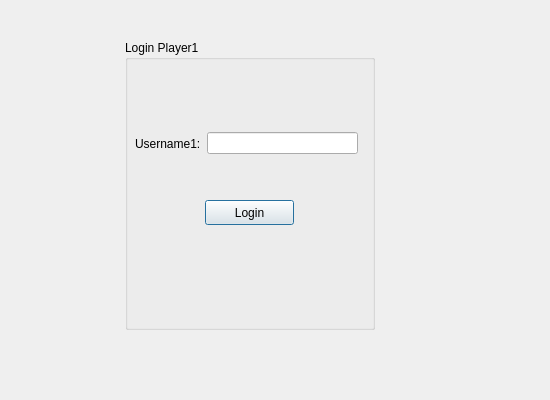
<?xml version="1.0" encoding="UTF-8"?>
<ui version="4.0">
 <class>SecondWindow</class>
 <widget class="QDialog" name="SecondWindow">
  <property name="geometry">
   <rect>
    <x>0</x>
    <y>0</y>
    <width>550</width>
    <height>400</height>
   </rect>
  </property>
  <property name="windowTitle">
   <string>Login Window</string>
  </property>
  <widget class="QGroupBox" name="groupBox">
   <property name="geometry">
    <rect>
     <x>125</x>
     <y>40</y>
     <width>250</width>
     <height>290</height>
    </rect>
   </property>
   <property name="title">
    <string>Login Player1</string>
   </property>
   <widget class="QPushButton" name="LoginButton2">
    <property name="geometry">
     <rect>
      <x>80</x>
      <y>160</y>
      <width>89</width>
      <height>25</height>
     </rect>
    </property>
    <property name="text">
     <string>Login</string>
    </property>
   </widget>
   <widget class="QWidget" name="layoutWidget">
    <property name="geometry">
     <rect>
      <x>10</x>
      <y>90</y>
      <width>223</width>
      <height>27</height>
     </rect>
    </property>
    <layout class="QHBoxLayout" name="horizontalLayout">
     <item>
      <widget class="QLabel" name="label">
       <property name="text">
        <string>Username1:</string>
       </property>
      </widget>
     </item>
     <item>
      <widget class="QLineEdit" name="lineUsername"/>
     </item>
    </layout>
   </widget>
  </widget>
 </widget>
 <resources/>
 <connections/>
</ui>
